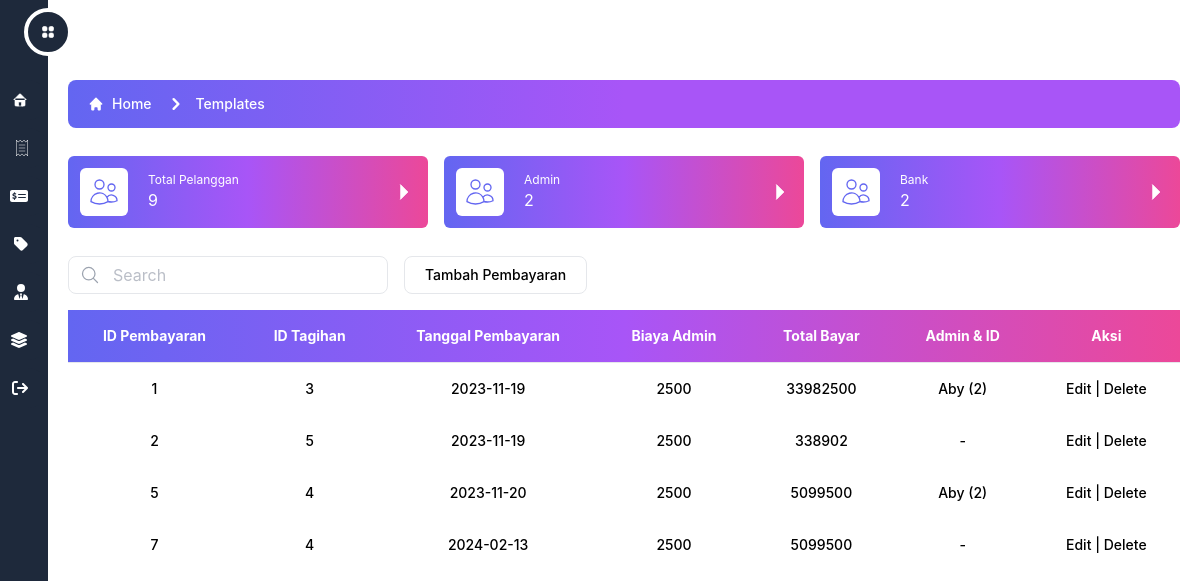
/src/bank/pembayaran/pembayaran.php, run on the app's committed database.
### tables this page shows
CREATE TABLE `pembayaran` (
  `id_pembayaran` int(11) NOT NULL,
  `id_tagihan` int(11) NOT NULL,
  `tanggal_pembayaran` date NOT NULL,
  `biaya_admin` int(11) NOT NULL,
  `total_bayar` decimal(18,0) NOT NULL,
  `id_admin` int(11) DEFAULT NULL
);

### src/bank/pembayaran/pembayaran.php (the view, shortened to what this page needs)
<!DOCTYPE html>
<html lang="en">
<head>
    <link rel="stylesheet" href="https://cdn.jsdelivr.net/npm/tw-elements/dist/css/tw-elements.min.css" />
    <script src="https://cdn.tailwindcss.com/3.3.0"></script>
</head>
<body>
<body class = "body bg-white dark:bg-[#0F172A]">
    <div class = "fixed w-full z-30 flex bg-white dark:bg-[#0F172A] p-2 items-center justify-center h-16 px-10">
        <div class = "grow h-full flex items-center justify-center"></div>
        <div class = "flex-none h-full text-center flex items-center justify-center">
        </div>
    </div>
    <aside class = "w-60 -translate-x-48 fixed transition transform ease-in-out duration-1000 z-50 flex h-screen bg-[#1E293B] ">
        <div onclick="openNav()" class = "-right-6 transition transform ease-in-out duration-500 flex border-4 border-white dark:border-[#0F172A] bg-[#1E293B] dark:hover:bg-blue-500 hover:bg-purple-500 absolute top-2 p-3 rounded-full text-white hover:rotate-45">
        </div>
        <div class= "mini mt-20 flex flex-col space-y-2 w-full h-[calc(100vh)]">
            <div class= "hover:ml-4 justify-end pr-5 text-white hover:text-purple-500 dark:hover:text-blue-500 w-full bg-[#1E293B] p-3 rounded-full transform ease-in-out duration-300 flex">
            </div>
            <div class= "hover:ml-4 justify-end pr-5 text-white hover:text-purple-500 dark:hover:text-blue-500 w-full bg-[#1E293B] p-3 rounded-full transform ease-in-out duration-300 flex">
                <a href="/ukk/src/bank/tagihan/tagihan.php" class="href">
                </a>
            </div>
            <div class= "hover:ml-4 justify-end pr-5 text-white hover:text-purple-500 dark:hover:text-blue-500 w-full bg-[#1E293B] p-3 rounded-full transform ease-in-out duration-300 flex">
                <a href="/ukk/src/bank/pembayaran/pembayaran.php" class="href">
                </a>
            </div>
            <div class= "hover:ml-4 justify-end pr-5 text-white hover:text-purple-500 dark:hover:text-blue-500 w-full bg-[#1E293B] p-3 rounded-full transform ease-in-out duration-300 flex">
                <a href="/ukk/src/bank/tarif/tarif.php" class="href">
                </a>
            </div>
            <div class= "hover:ml-4 justify-end pr-5 text-white hover:text-purple-500 dark:hover:text-blue-500 w-full bg-[#1E293B] p-3 rounded-full transform ease-in-out duration-300 flex">
                <a href="/ukk/src/bank/admin/admin.php" class="href">
                </a>
            </div>
            <div class= "hover:ml-4 justify-end pr-5 text-white hover:text-purple-500 dark:hover:text-blue-500 w-full bg-[#1E293B] p-3 rounded-full transform ease-in-out duration-300 flex">
                <a href="/ukk/src/bank/level/level.php" class="href">
                </a>
            </div>
            <div class= "hover:ml-4 justify-end pr-5 text-white hover:text-purple-500 dark:hover:text-blue-500 w-full bg-[#1E293B] p-3 rounded-full transform ease-in-out duration-300 flex">
            <a href="/ukk/login.php" class="href">
            </a>
            </div>
        </div>
    </aside>
    <div class = "content ml-12 transform ease-in-out duration-500 pt-20 px-2 md:px-5 pb-4 min-h-screen">
        <nav class = "flex px-5 py-3  rounded-lg bg-gradient-to-r dark:from-cyan-500 dark:to-blue-500 from-indigo-500 via-purple-500 to-purple-500 dark:text-white " aria-label="Breadcrumb">
            <ol class = "inline-flex items-center space-x-1 md:space-x-3">
                <li class = "inline-flex items-center">
                    <a href="#" class = "inline-flex items-center text-sm font-medium text-white hover:text-gray-900 dark:text-white dark:hover:text-black">
                        <svg class = "w-4 h-4 mr-2" fill="currentColor" viewBox="0 0 20 20" xmlns="http://www.w3.org/2000/svg"><path d="M10.707 2.293a1 1 0 00-1.414 0l-7 7a1 1 0 001.414 1.414L4 10.414V17a1 1 0 001 1h2a1 1 0 001-1v-2a1 1 0 011-1h2a1 1 0 011 1v2a1 1 0 001 1h2a1 1 0 001-1v-6.586l.293.293a1 1 0 001.414-1.414l-7-7z"></path></svg>
                        Home
                    </a>
                </li>
                <li>
                    <div class = "flex items-center">
                        <svg class = "w-6 h-6 text-black" fill="currentColor" viewBox="0 0 20 20" xmlns="http://www.w3.org/2000/svg"><path fillRule="evenodd" d="M7.293 14.707a1 1 0 010-1.414L10.586 10 7.293 6.707a1 1 0 011.414-1.414l4 4a1 1 0 010 1.414l-4 4a1 1 0 01-1.414 0z" clipRule="evenodd"></path></svg>
                        <a href="#" class = "ml-1 text-sm font-medium text-white hover:text-gray-900 md:ml-2 dark:text-white dark:hover:text-black">Templates</a>
                    </div>
                </li>
            </ol>
        </nav>
        <div class = "flex flex-wrap my-5 -mx-2">
            <div class = "w-full lg:w-1/3 p-2">
                <div class = "flex items-center flex-row w-full bg-gradient-to-r dark:from-cyan-500 dark:to-blue-500 from-indigo-500 via-purple-500 to-pink-500 rounded-md p-3">
                    <div class = "flex text-indigo-500 dark:text-white items-center bg-white dark:bg-[#0F172A] p-2 rounded-md flex-none w-8 h-8 md:w-12 md:h-12 ">
                    </div>
                    <div class = "flex flex-col justify-around flex-grow ml-5 text-white">
                        <div class = "text-xs whitespace-nowrap">
                            Total Pelanggan
                        </div>
                        <div class = "">
                            <?php
                            include 'D:\xampp4\htdocs\backup\connection.php';
                            $sql = "SELECT COUNT(id_pelanggan) as id_pelanggan FROM pelanggan";
                            $result = $koneksi->query($sql);
                            if ($result) {
                                $row = $result->fetch_assoc();
                                $count = $row['id_pelanggan'];
                                echo ''. $count;
                            } else {
                                echo "Error: " . $sql . "<br>" . $conn->error;
                            }
                            ?>
                        </div>
                    </div>
                    <div class = " flex items-center flex-none text-white">
                        <svg xmlns="http://www.w3.org/2000/svg" fill="none" viewBox="0 0 24 24" strokeWidth={1.5} stroke="currentColor" class = "w-6 h-6">
                            <path strokeLinecap="round" strokeLinejoin="round" d="M8.25 4.5l7.5 7.5-7.5 7.5" />
                        </svg>
                    </div>
                </div>
            </div>
            <div class = "w-full md:w-1/2 lg:w-1/3 p-2 ">
                <div class = "flex items-center flex-row w-full bg-gradient-to-r dark:from-cyan-500 dark:to-blue-500 from-indigo-500 via-purple-500 to-pink-500 rounded-md p-3">
                    <div class = "flex text-indigo-500 dark:text-white items-center bg-white dark:bg-[#0F172A] p-2 rounded-md flex-none w-8 h-8 md:w-12 md:h-12 ">
                    </div>
                    <div class = "flex flex-col justify-around flex-grow ml-5 text-white">
                        <div class = "text-xs whitespace-nowrap">
                            Admin
                        </div>
                        <div class = "">
                            <?php
                            include 'D:\xampp5\htdocs\ukk\connection.php';
                            $sql = "SELECT COUNT(id_admin) as id_admin FROM admin where id_level=2";
                            $result = $koneksi->query($sql);
                            if ($result) {
                                $row = $result->fetch_assoc();
                                $count = $row['id_admin'];
                                echo ''. $count;
                            } else {
                                echo "Error: " . $sql . "<br>" . $conn->error;
                            }
                            ?>
                        </div>
                    </div>
                    <div class = " flex items-center flex-none text-white">
                        <svg xmlns="http://www.w3.org/2000/svg" fill="none" viewBox="0 0 24 24" strokeWidth={1.5} stroke="currentColor" class = "w-6 h-6">
                            <path strokeLinecap="round" strokeLinejoin="round" d="M8.25 4.5l7.5 7.5-7.5 7.5" />
                        </svg>
                    </div>
                </div>
            </div>
            <div class = "w-full md:w-1/2 lg:w-1/3 p-2">
                <div class = "flex items-center flex-row w-full bg-gradient-to-r dark:from-cyan-500 dark:to-blue-500 from-indigo-500 via-purple-500 to-pink-500 rounded-md p-3">
                    <div class = "flex text-indigo-500 dark:text-white items-center bg-white dark:bg-[#0F172A] p-2 rounded-md flex-none w-8 h-8 md:w-12 md:h-12 ">
                    </div>
                    <div class = "flex flex-col justify-around flex-grow ml-5 text-white">
                        <div class = "text-xs whitespace-nowrap">
                            Bank
                        </div>
                        <div class = "">
                            <?php
                            include 'D:\xampp5\htdocs\ukk\connection.php';
                            $sql = "SELECT COUNT(id_admin) as id_admin FROM admin where id_level=1";
                            $result = $koneksi->query($sql);
                            if ($result) {
                                $row = $result->fetch_assoc();
                                $count = $row['id_admin'];
                                echo ''. $count;
                            } else {
                                echo "Error: " . $sql . "<br>" . $conn->error;
                            }
                            ?>
                        </div>
                    </div>
                    <div class = " flex items-center flex-none text-white">
                        <svg xmlns="http://www.w3.org/2000/svg" fill="none" viewBox="0 0 24 24" strokeWidth={1.5} stroke="currentColor" class = "w-6 h-6">
                            <path strokeLinecap="round" strokeLinejoin="round" d="M8.25 4.5l7.5 7.5-7.5 7.5" />
                        </svg>
                    </div>
                </div>
            </div>
        </div>
        <div class="relative flex items-center mt-4 md:mt-0 mb-4">
            <span class="absolute">
            </span>
            <form id="search-form" action="index.php" method="GET">
            <input type="text" id="searchquery" name="searchquery"placeholder="Search" class="block w-full py-1.5 pr-5 text-black bg-white border border-gray-200 rounded-lg md:w-80 placeholder-gray-400/70 pl-11 rtl:pr-11 rtl:pl-5 dark:bg-white dark:text-black dark:border-gray-600 focus:border-blue-400 dark:focus:border-blue-300 focus:ring-blue-300 focus:outline-none focus:ring focus:ring-opacity-40">
            </form>
            <div class=" ml-4 inline-flex overflow-hidden bg-white border divide-x rounded-lg dark:bg-white rtl:flex-row-reverse dark:border-gray-700 dark:divide-gray-700">
            <button class="px-5 py-2 text-xs font-medium text-black transition-colors duration-200 sm:text-sm hover:bg-gradient-to-r from-indigo-500 via-purple-500 to-pink-500 hover:text-white dark:hover:bg-gradient-to-r dark:hover:from-cyan-500 dark:hover:to-blue-500" onclick="window.location.href = 'insert.php';">
                Tambah Pembayaran
            </button>
        </div>
        </div>
        <table class="min-w-full text-left text-sm overflow-y-scroll font-medium">
          <thead class="border-b font-medium dark:border-neutral-500 dark:text-black">
            <tr class="bg-black text-white bg-gradient-to-r from-indigo-500 via-purple-500 to-pink-500 dark:from-cyan-500 dark:to-blue-500 dark:text-black">
              <th scope="col" class="px-6 py-4 text-center ">ID Pembayaran</th>
              <th scope="col" class="px-6 py-4 text-center ">ID Tagihan</th>
              <th scope="col" class="px-6 py-4 text-center ">Tanggal Pembayaran</th>
              <th scope="col" class="px-6 py-4 text-center ">Biaya Admin</th>
              <th scope="col" class="px-6 py-4 text-center ">Total Bayar</th>
              <th scope="col" class="px-6 py-4 text-center ">Admin & ID</th>
              <th scope="col" class="px-6 py-4 text-center ">Aksi</th>
            </tr>
          </thead>
          <?php
include 'D:\xampp5\htdocs\ukk\connection.php';
if (isset($_GET['searchquery'])) {
    $search = $_GET['searchquery'];
    $sql = mysqli_query($koneksi, "SELECT * FROM pembayaran WHERE id_pembayaran like '%" . $search . "%'");
} else {
    $sql = mysqli_query($koneksi, "SELECT * FROM pembayaran ORDER BY id_pembayaran");
}
while ($data = mysqli_fetch_array($sql)) {
    $admin_id = $data["id_admin"];
    if ($admin_id != 1) {
        $admin_query = mysqli_query($koneksi, "SELECT * FROM admin WHERE id_admin = $admin_id");
        $admin_data = mysqli_fetch_array($admin_query);
        $admin_name = $admin_data['nama_admin'];
    } else {
        $admin_name = '';
    }
    echo "<tr class='hover:bg-gradient-to-r from-indigo-500 via-purple-500 to-pink-500 hover:text-white dark:hover:bg-gradient-to-r dark:hover:from-cyan-500 dark:hover:to-blue-500'>";
    echo "<td class='px-6 py-4 text-center'>" . $data["id_pembayaran"] . "</td>";
    echo "<td class='px-6 py-4 text-center'>" . $data["id_tagihan"] . "</td>";
    echo "<td class='px-6 py-4 text-center'>" . $data["tanggal_pembayaran"] . "</td>";
    echo "<td class='px-6 py-4 text-center'>" . $data["biaya_admin"] . "</td>";
    echo "<td class='px-6 py-4 text-center'>" . $data["total_bayar"] . "</td>";
    if ($admin_id != 1) {
        echo "<td class='px-6 py-4 text-center'>" . $admin_name . " (" . $admin_id . ")</td>";
    } else {
        echo "<td class='px-6 py-4 text-center'>-</td>";
    }
    echo "<td class='px-6 py-4 text-center'>
              <a class='' href='edit.php?id=" . $data['id_pembayaran'] . "&selectedTagihan=" . $data['id_tagihan'] . "'>Edit</a> |
              <a class='' href='delete.php?id=" . $data['id_pembayaran'] . "'>Delete</a>
          </td>";
    echo "</tr>";
}
?>
      </table>
    </div>
</body>
</html>

### src/bank/pembayaran/pembayaran.php (style rules this page uses)
svg { fill:#ffffff }

### data on the page
pembayaran: id_pembayaran "1", id_tagihan "3", tanggal_pembayaran "2023-11-19", biaya_admin "2500", total_bayar "33982500", id_admin.nama_admin "Aby", id_admin "2"
pembayaran: id_pembayaran "2", id_tagihan "5", tanggal_pembayaran "2023-11-19", biaya_admin "2500", total_bayar "338902"
pembayaran: id_pembayaran "5", id_tagihan "4", tanggal_pembayaran "2023-11-20", biaya_admin "2500", total_bayar "5099500", id_admin.nama_admin "Aby", id_admin "2"
pembayaran: id_pembayaran "7", id_tagihan "4", tanggal_pembayaran "2024-02-13", biaya_admin "2500", total_bayar "5099500"

### other printed values
$count "9"
$count "2"
